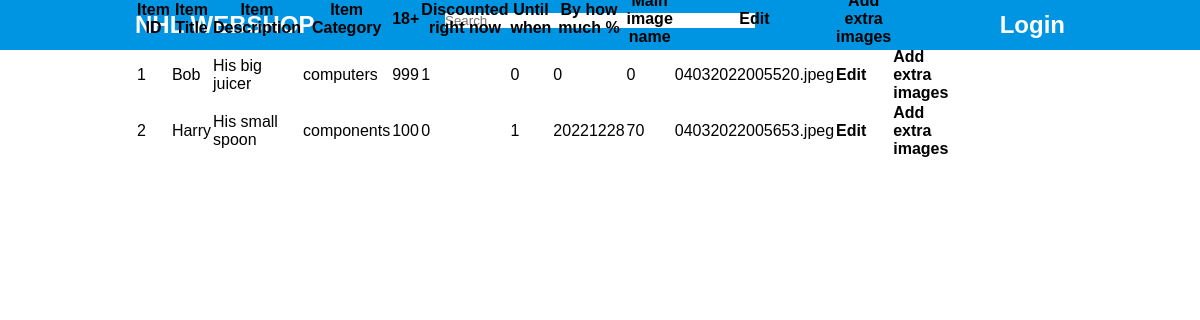
The page /panelItems.php on the database its author committed.
### tables this page shows
CREATE TABLE `items` (
  `id` int(8) NOT NULL,
  `title` varchar(21) NOT NULL,
  `description` varchar(250) NOT NULL,
  `category` varchar(21) NOT NULL,
  `price` double NOT NULL,
  `adult` tinyint(1) NOT NULL,
  `discounted` tinyint(1) NOT NULL,
  `discountedUntil` int(8) NOT NULL,
  `discountedPercentage` int(2) NOT NULL,
  `mainImage` varchar(50) NOT NULL
);

### panelItems.php (the view, shortened to what this page needs)
<!DOCTYPE html>
<html lang="en-US">
    <head>
        <link href="styles.css" rel="stylesheet" type="text/css">
    </head>
    <body class="grid-container">
        <div class="headerColumns" id="headerInside">
            <div id="logo">
                <a href="index.php"><h2>NHL WEBSHOP</h2></a>
            </div>
            <div id="searchContainer">
                <form>
                    <input id="searchBar" type="text" name="search" placeholder="Search">
                </form>
            </div>
            <div id="loginButton">
                <a href="#"><h2>Login</h2></a>
            </div>
        </div>
        <div id="main">
            <?php
                if ($conn = mysqli_connect("localhost","root","")) {
                    mysqli_select_db($conn, "webshop");
                    $sql = "SELECT id, title, description, category, price, adult, discounted, discountedUntil, discountedPercentage, mainImage FROM items";
                    if ($stmt = mysqli_prepare($conn, $sql)) {
                        mysqli_stmt_execute($stmt);
                        mysqli_stmt_bind_result($stmt, $id, $title, $description, $category, $price, $adult, $discounted, $discountedUntil, $discountedPercentage, $mainImage);
                        mysqli_stmt_store_result($stmt);
                        echo "<div>";
                        echo "<table>
                                <tr>
                                    <th>Item ID</th>
                                    <th>Item Title</th>
                                    <th>Item Description</th>
                                    <th>Item Category</th>
                                    <th>18+</th>
                                    <th>Discounted right now</th>
                                    <th>Until when</th>
                                    <th>By how much %</th>
                                    <th>Main image name</th>
                                    <th>Edit</th>
                                    <th>Add extra images</th>
                                </tr>";
                        if (mysqli_stmt_num_rows($stmt) > 0) {
                            while (mysqli_stmt_fetch($stmt)) {
                                echo "<tr>";
                                echo    "<td>" . $id . "</td>
                                         <td>" . $title . "</td>
                                         <td>" . $description . "</td>
                                         <td>" . $category . "</td>
                                         <td>" . $price . "</td>
                                         <td>" . $adult . "</td>
                                         <td>" . $discounted . "</td>
                                         <td>" . $discountedUntil . "</td>
                                         <td>" . $discountedPercentage . "</td>
                                         <td>" . $mainImage . "</td>
                                         <td><a href='editItem.php?id=" .$id . "'><b>Edit</b></a></td>
                                         <td><a href='addExtraImages.php?id=" .$id . "'><b>Add extra images</b></a></td></td>";
                                echo "</tr>";
                            }
                        }
                        echo "</table></div>";
                    } else {
                        echo "error at prepare";
                    }
                } else {
                    echo "error at connect";
                }
            ?>
        </div>
    </body>
</html>

### styles.css (style rules this page uses)
* { padding: 0; margin: 0; border: 0; font-family: Arial, Verdana, sans-serif; }
.grid-container { display: grid; grid-template-columns: 1fr 2fr 1fr; grid-template-rows: 50px 100px auto; }
#headerInside { display: grid; grid-column: 2/3; grid-row: 1; align-content: center; }
.headerColumns { grid-template-columns: repeat(3, 1fr); }
#searchBar { width: 100%; height: 100%; }
#loginButton { justify-self: right; }
a, a:visited, a:hover { color: black; text-decoration: none; }
#loginButton a, #loginButton a:hover, #loginButton a:focus, #loginButton a:active, #loginButton a:visited { text-decoration: none; color: white; }
#logo h2 { color: white; }
#main { grid-column: 2; display: grid; grid-template-columns: repeat(4,210px); grid-template-rows: 50px repeat(7, 210px); grid-column-gap: 30px; grid-row-gap: 15px; align-items: center; }

### rows shown on the page
items: id "1", title "Bob", description "His big juicer", category "computers", price "999", adult "1", discountedUntil "0", discountedPercentage "0", mainImage "04032022005520.jpeg"
items: id "2", title "Harry", description "His small spoon", category "components", price "100", adult "0", discountedPercentage "70", mainImage "04032022005653.jpeg"
